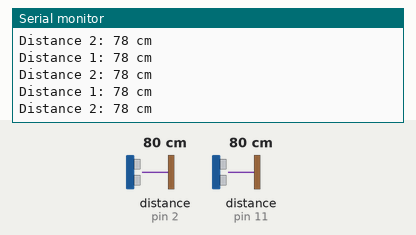
This sketch was run on a simulated Arduino Uno, built with avr-gcc and run on an emulated ATmega328P. Parts: the last lines printed to the serial monitor. Wiring (inferred from the names in the program): 2 × ultrasonic range finder: trigger pin 3, echo pin 2 / trigger pin 12, echo pin 11. Inputs (shaded band) come from the test bench; at power-on: distance to the obstacle (sensors on pin 2, pin 11) 80 cm. The echo pulse lasts 58.3 µs per cm.

Above: at 1.2 s.
1.3 s: distance to the obstacle (sensor on pin 2) set to 35 cm
At 1.48 s:
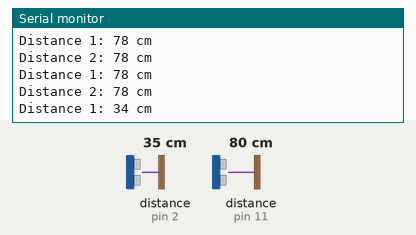
4.3 s: distance to the obstacle (sensor on pin 11) set to 60 cm
At 4.4 s:
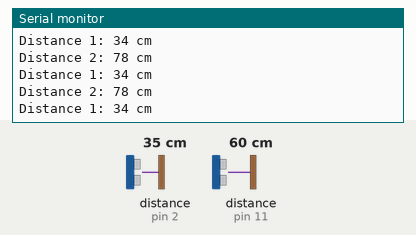
7.3 s: distance to the obstacle (sensor on pin 11) set to 299 cm
At 7.41 s:
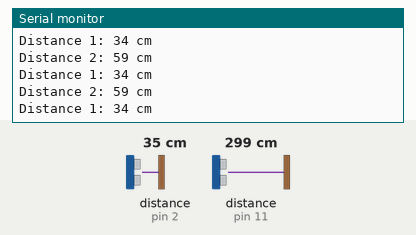
10.3 s: distance to the obstacle (sensor on pin 2) set to 2 cm
At 10.5 s:
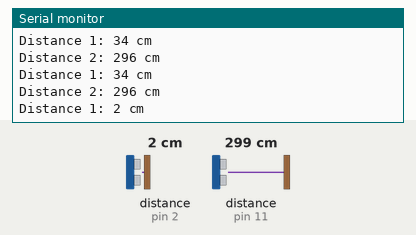
11.8 s: distance to the obstacle (sensor on pin 2) set to 35 cm
At 11.81 s:
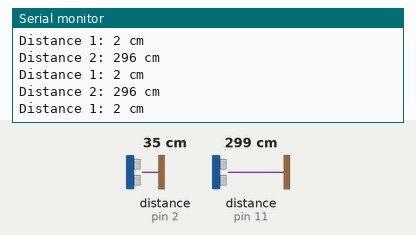
14.8 s: distance to the obstacle (sensor on pin 11) set to 60 cm
At 14.8 s:
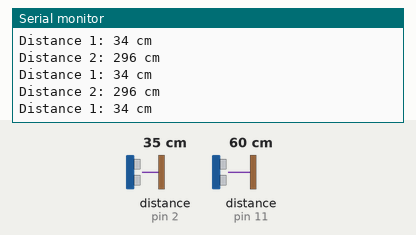
Timing chart, 0 to 17.8 s (numbered marks = the images above; inputs shaded):
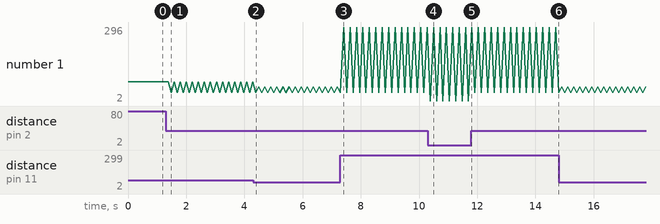

Measured:
- after the input at 1.3 s, the serial monitor: prints a new line after 0.18 s (image 1)
- after the input at 10.3 s, the serial monitor: prints a new line after 0.09 s (image 4)
- plotted number 1: 34 → 296 after the input at 7.3 s

The sketch:

2_Ultrasonic_Sensors_Test.ino
```cpp
int echo1 = 2;
int trig1 = 3;
int echo2 = 11;
int trig2 = 12;

long duration1, duration2;
int distance1, distance2;

void setup() {
  // put your setup code here, to run once:

  Serial.begin(9600);

  pinMode(trig1, OUTPUT);
  pinMode(echo1, INPUT);
  pinMode(trig2, OUTPUT);
  pinMode(echo2, INPUT);
}


void loop() {
  // put your main code here, to run repeatedly:

  ultrasonic1();
  ultrasonic2();

}
void ultrasonic1() {

  digitalWrite(trig1, LOW);
  delayMicroseconds(2);

  digitalWrite(trig1, HIGH);

  delayMicroseconds(10);
  digitalWrite(trig1, LOW);

  duration1 = pulseIn(echo1, HIGH);

  distance1 = duration1 * 0.034 / 2;

  Serial.print("Distance 1: ");
  Serial.print(distance1);
  Serial.println(" cm");
  delay(100);
}

void ultrasonic2(){

  digitalWrite(trig2, LOW);
  delayMicroseconds(2);

  digitalWrite(trig2, HIGH);

  delayMicroseconds(10);
  digitalWrite(trig2, LOW);

  duration2 = pulseIn(echo2, HIGH);

  distance2 = duration2 * 0.034 / 2;

  Serial.print("Distance 2: ");
  Serial.print(distance2);
  Serial.println(" cm");
  delay(100);
}
```
